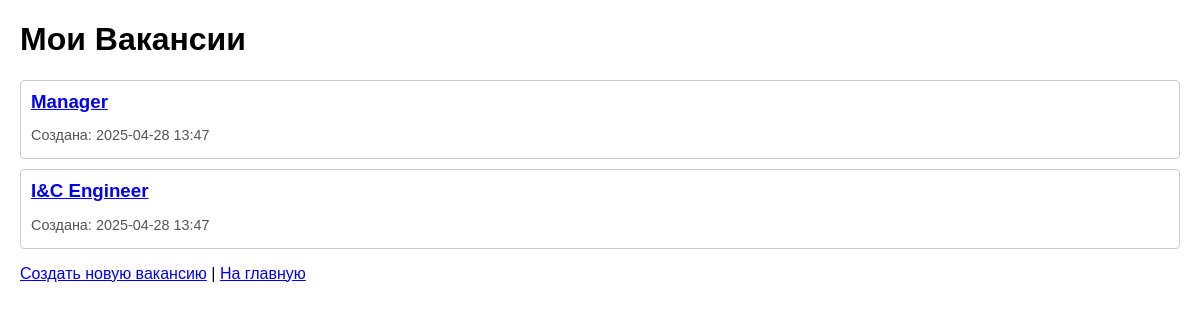
Before: /jobs (signed in) with the older database file.
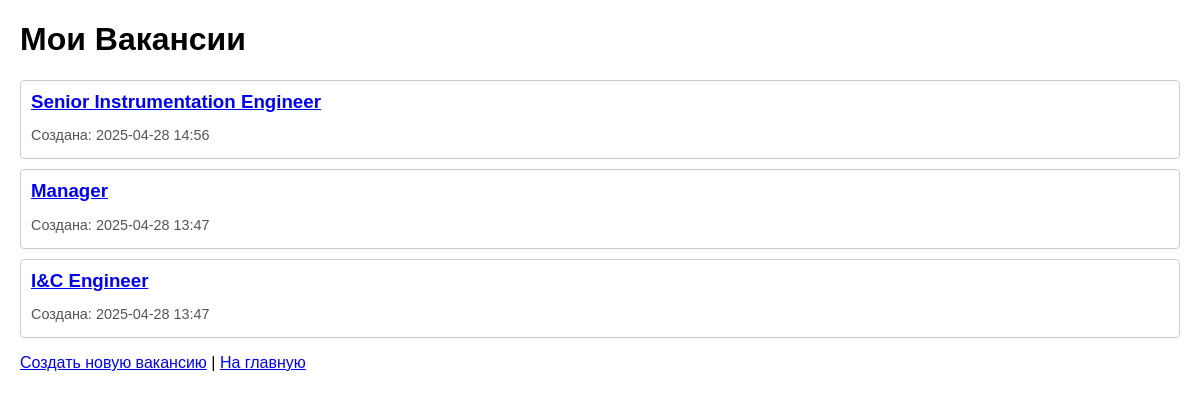
After: the same page with the newer database file.
### app.py (models this page shows, shortened)
class Vacancy(db.Model):
    id = db.Column(db.Integer, primary_key=True)
    title = db.Column(db.String(100), nullable=False)
    description = db.Column(db.Text, nullable=False)
    created_at = db.Column(db.DateTime, nullable=False, default=datetime.utcnow)
    user_id = db.Column(db.Integer, db.ForeignKey('user.id'), nullable=False)
    candidates = db.relationship('Candidate', backref='vacancy', lazy=True, cascade='all, delete-orphan', order_by="Candidate.created_at.desc()")

### app.py (the view)
@app.route('/jobs')
@login_required
def list_jobs():
    user_vacancies = current_user.vacancies
    return render_template('list_jobs.html', jobs=user_vacancies, user=current_user)

### app.py (called while the page is built)
@login_manager.user_loader
def load_user(user_id):
    return User.query.get(int(user_id))

### templates/list_jobs.html (shortened to what this page needs)
<!DOCTYPE html>
<html lang="ru">
<head>
</head>
<body>
    <h1>Мои Вакансии</h1>
    {% if jobs %}
        {% for job in jobs %}
            <div class="job-item">
                <h3><a href="{{ url_for('view_job', job_id=job.id) }}">{{ job.title }}</a></h3>
                <p>Создана: {{ job.created_at.strftime('%Y-%m-%d %H:%M') }}</p>
            </div>
        {% endfor %}
    {% else %}
        <p class="no-jobs">У вас пока нет созданных вакансий.</p>
    {% endif %}
    <p>
        <a href="{{ url_for('create_job') }}">Создать новую вакансию</a>
         |
        <a href="{{ url_for('index') }}">На главную</a>
    </p>
</body>
</html>

Changed rows visible on the page:
added Vacancy: title "Senior Instrumentation Engineer", created_at "2025-04-28 14:56"
